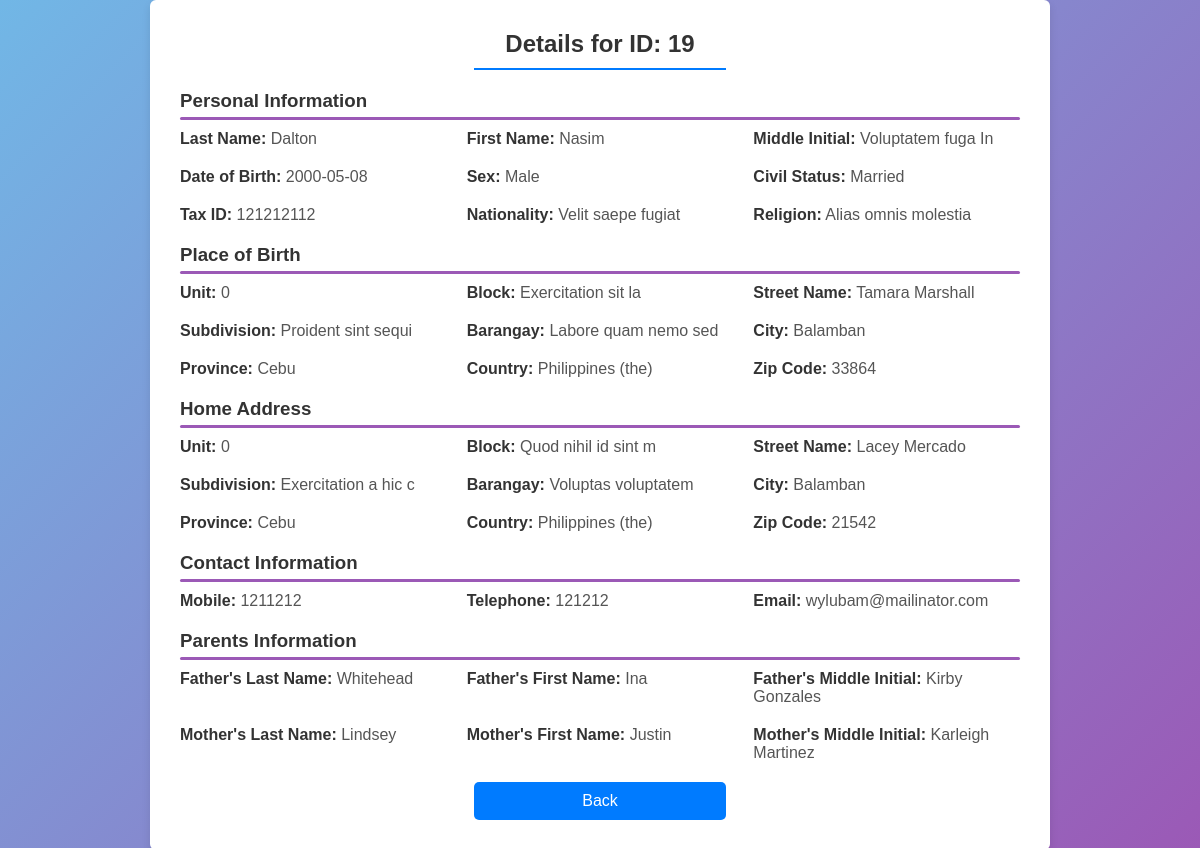
Page /view.php?id=19 on the committed database.
### tables this page shows
CREATE TABLE `tbl_formation` (
  `u_id` int(50) NOT NULL,
  `u_lname` varchar(200) NOT NULL,
  `u_fname` varchar(200) NOT NULL,
  `u_middle` varchar(50) NOT NULL,
  `u_dob` date NOT NULL,
  `u_sex` varchar(50) NOT NULL,
  `u_status` varchar(100) NOT NULL,
  `u_tax` int(50) NOT NULL,
  `u_nationality` varchar(200) NOT NULL,
  `u_religion` varchar(200) NOT NULL
);

CREATE TABLE `tbl_birth` (
  `b_id` int(50) NOT NULL,
  `b_unit` int(50) NOT NULL,
  `b_blk` varchar(200) NOT NULL,
  `b_sn` varchar(200) NOT NULL,
  `b_sub` varchar(200) NOT NULL,
  `b_brgy` varchar(200) NOT NULL,
  `b_city` varchar(200) NOT NULL,
  `b_province` varchar(200) NOT NULL,
  `b_country` varchar(200) NOT NULL,
  `b_zip` int(50) NOT NULL
);

CREATE TABLE `tbl_address` (
  `h_id` int(50) NOT NULL,
  `h_unit` int(50) NOT NULL,
  `h_blk` varchar(200) NOT NULL,
  `h_sn` varchar(200) NOT NULL,
  `h_sub` varchar(200) NOT NULL,
  `h_brgy` varchar(200) NOT NULL,
  `h_city` varchar(200) NOT NULL,
  `h_province` varchar(200) NOT NULL,
  `h_country` varchar(200) NOT NULL,
  `h_zip` int(50) NOT NULL
);

CREATE TABLE `tbl_contact` (
  `c_id` int(50) NOT NULL,
  `c_mobile` int(50) NOT NULL,
  `c_email` varchar(100) NOT NULL,
  `c_tel` int(50) NOT NULL
);

CREATE TABLE `tbl_parents` (
  `p_id` int(50) NOT NULL,
  `f_lname` varchar(200) NOT NULL,
  `f_fname` varchar(200) NOT NULL,
  `f_middle` varchar(200) NOT NULL,
  `m_lname` varchar(200) NOT NULL,
  `m_fname` varchar(200) NOT NULL,
  `m_middle` varchar(200) NOT NULL
);

### controllers/ViewAllController.php (called while the page is built, shortened)
<?php
include_once '../models/db.php';
include_once '../models/ViewAllModel.php';
class ViewAllController {
    private $db;
    public function __construct() {
        $this->db = new Database('localhost', 'root', '', 'inform_details');
    }
    public function view($id) {
        $model = new ViewAllModel($this->db->getConnection(), $id);
        $model->fetchData();
        $data = $model->getData();
        include '../views/viewAll.php';
    }
}
?>

### public/view.php (called while the page is built, shortened)
<?php
require '../controllers/ViewAllController.php';
$id = $_GET['id'];
$controller = new ViewAllController();
$controller->view($id);
?>

### models/db.php (called while the page is built, shortened)
<?php
class Database {
    private $host;
    private $user;
    private $password;
    private $database;
    private $conn;
    public function __construct($host, $user, $password, $database) {
        $this->host = $host;
        $this->user = $user;
        $this->password = $password;
        $this->database = $database;
    }
    private function connect() {
        $this->conn = new mysqli($this->host, $this->user, $this->password, $this->database);
    }
    public function getConnection() {
        return $this->conn;
    }
}
?>

### models/ViewAllModel.php (called while the page is built, shortened)
<?php
class ViewAllModel {
    private $conn;
    private $id;
    private $data;
    public function __construct($conn, $id) {
        $this->conn = $conn;
        $this->id = intval($id);
        $this->data = [];
    }
    public function fetchData() {
        $stmt = $this->conn->prepare("SELECT * FROM tbl_formation WHERE u_id = ?");
        if ($stmt) {
            $stmt->bind_param("i", $this->id);
            $stmt->execute();
            $this->data['formation'] = $stmt->get_result()->fetch_assoc();
        }
        $stmt = $this->conn->prepare("SELECT * FROM tbl_birth WHERE b_id = ?");
        if ($stmt) {
            $stmt->bind_param("i", $this->id);
            $stmt->execute();
            $this->data['birth'] = $stmt->get_result()->fetch_assoc();
        }
        $stmt = $this->conn->prepare("SELECT * FROM tbl_address WHERE h_id = ?");
        if ($stmt) {
            $stmt->bind_param("i", $this->id);
            $stmt->execute();
            $this->data['address'] = $stmt->get_result()->fetch_assoc();
        }
        $stmt = $this->conn->prepare("SELECT * FROM tbl_contact WHERE c_id = ?");
        if ($stmt) {
            $stmt->bind_param("i", $this->id);
            $stmt->execute();
            $this->data['contact'] = $stmt->get_result()->fetch_assoc();
        }
        $stmt = $this->conn->prepare("SELECT * FROM tbl_parents WHERE p_id = ?");
        if ($stmt) {
            $stmt->bind_param("i", $this->id);
            $stmt->execute();
            $this->data['parents'] = $stmt->get_result()->fetch_assoc();
        }
    }
    public function getData() {
        return $this->data;
    }
}
?>

### views/viewAll.php (the view, shortened to what this page needs)
<!DOCTYPE html>
<html lang="en">
<head>
    <link rel="stylesheet" href="../view.css">
</head>
<body>
<div class="container">
    <?php
    function displayData($label, $value) {
        return "<div class='flex-item'><span class='info-label'>" . htmlspecialchars($label) . ":</span> <span class='info-value'>" . htmlspecialchars($value) . "</span></div>";
    }
    if (!empty($data['formation'])) {
        $formationData = $data['formation'];
        echo "<h2>Details for ID: " . htmlspecialchars($formationData['u_id']) . "</h2>";
        echo "<div class='horizontal-line'></div>";
        echo "<h3>Personal Information</h3>";
        echo "<div class='flex-container'>";
        echo displayData("Last Name", $formationData['u_lname']);
        echo displayData("First Name", $formationData['u_fname']);
        echo displayData("Middle Initial", $formationData['u_middle']);
        echo "</div>";
        echo "<div class='flex-container'>";
        echo displayData("Date of Birth", $formationData['u_dob']);
        echo displayData("Sex", $formationData['u_sex']);
        echo displayData("Civil Status", $formationData['u_status']);
        echo "</div>";
        echo "<div class='flex-container'>";
        echo displayData("Tax ID", $formationData['u_tax']);
        echo displayData("Nationality", $formationData['u_nationality']);
        echo displayData("Religion", $formationData['u_religion']);
        echo "</div>";
    } else {
        echo "No data found for this ID.";
    }
    if (!empty($data['birth'])) {
        $birthData = $data['birth'];
        echo "<h3>Place of Birth</h3>";
        echo "<div class='flex-container'>";
        echo displayData("Unit", $birthData['b_unit']);
        echo displayData("Block", $birthData['b_blk']);
        echo displayData("Street Name", $birthData['b_sn']);
        echo "</div>";
        echo "<div class='flex-container'>";
        echo displayData("Subdivision", $birthData['b_sub']);
        echo displayData("Barangay", $birthData['b_brgy']);
        echo displayData("City", $birthData['b_city']);
        echo "</div>";
        echo "<div class='flex-container'>";
        echo displayData("Province", $birthData['b_province']);
        echo displayData("Country", $birthData['b_country']);
        echo displayData("Zip Code", $birthData['b_zip']);
        echo "</div>";
    }
    if (!empty($data['address'])) {
        $addressData = $data['address'];
        echo "<h3>Home Address</h3>";
        echo "<div class='flex-container'>";
        echo displayData("Unit", $addressData['h_unit']);
        echo displayData("Block", $addressData['h_blk']);
        echo displayData("Street Name", $addressData['h_sn']);
        echo "</div>";
        echo "<div class='flex-container'>";
        echo displayData("Subdivision", $addressData['h_sub']);
        echo displayData("Barangay", $addressData['h_brgy']);
        echo displayData("City", $addressData['h_city']);
        echo "</div>";
        echo "<div class='flex-container'>";
        echo displayData("Province", $addressData['h_province']);
        echo displayData("Country", $addressData['h_country']);
        echo displayData("Zip Code", $addressData['h_zip']);
        echo "</div>";
    }
    if (!empty($data['contact'])) {
        $contactData = $data['contact'];
        echo "<h3>Contact Information</h3>";
        echo "<div class='flex-container'>";
        echo displayData("Mobile", $contactData['c_mobile']);
        echo displayData("Telephone", $contactData['c_tel']);
        echo displayData("Email", $contactData['c_email']);
        echo "</div>";
    }
    if (!empty($data['parents'])) {
        $parentsData = $data['parents'];
        echo "<h3>Parents Information</h3>";
        echo "<div class='flex-container'>";
        echo displayData("Father's Last Name", $parentsData['f_lname']);
        echo displayData("Father's First Name", $parentsData['f_fname']);
        echo displayData("Father's Middle Initial", $parentsData['f_middle']);
        echo "</div>";
        echo "<div class='flex-container'>";
        echo displayData("Mother's Last Name", $parentsData['m_lname']);
        echo displayData("Mother's First Name", $parentsData['m_fname']);
        echo displayData("Mother's Middle Initial", $parentsData['m_middle']);
        echo "</div>";
    }
    ?>
    <div class="button-container">
        <form action="index.php" method="get">
            <button type="submit">Back</button>
        </form>
    </div>
</div>
</body>
</html>

### view.css (style rules this page uses)
* { margin: 0; padding: 0; box-sizing: border-box; font-family: 'Poppins', sans-serif; }
body { min-height: 100vh; display: flex; align-items: center; justify-content: center; background: linear-gradient(135deg, #71b7e6, #9b59b6); }
.container { position: relative; max-width: 900px; width: 100%; border-radius: 6px; padding: 30px; margin: 0 15px; background-color: #fff; box-shadow: 0 4px 8px rgba(0, 0, 0, 0.1); }
h2 { color: #333; margin-bottom: 10px; text-align: center; }
.horizontal-line { width: 30%; height: 2px; background-color: #007BFf; margin: 0 auto; margin-bottom: 20px; }
h3 { color: #333; margin: 20px 0 10px; position: relative; }
h3::after { content: ''; display: block; width: 100%; height: 3px; background: #9b59b6; margin-top: 5px; border-radius: 2px; }
.info-label { font-weight: bold; color: #333; flex: 1; }
.info-value { color: #555; flex: 2; }
.flex-container { display: flex; flex-wrap: wrap; margin-bottom: 20px; }
.flex-item { flex: 1 1 30%; margin-right: 20px; }
.flex-item:last-child { margin-right: 0; }
.button-container { text-align: center; margin-top: 20px; }
.button-container button { background-color: #007BFf; color: #fff; border: none; border-radius: 5px; padding: 10px 20px; font-size: 16px; cursor: pointer; transition: background-color 0.3s; width: 30%; }

### rows in the picture
tbl_formation: u_id "19", u_lname "Dalton Nasim Voluptatem fuga In 2000-05-08 Male Married 121212112 Velit saepe fugiat Alias omnis molestia"
tbl_birth: b_unit "0 Exercitation sit la Tamara Marshall Proident sint sequi Labore quam nemo sed Balamban Cebu Philippines (the) 33864"
tbl_address: h_unit "0 Quod nihil id sint m Lacey Mercado Exercitation a hic c Voluptas voluptatem Balamban Cebu Philippines (the) 21542"
tbl_contact: c_mobile "1211212 121212 wylubam@mailinator.com"
tbl_parents: f_lname "Whitehead Ina Kirby Gonzales Lindsey Justin Karleigh Martinez"
